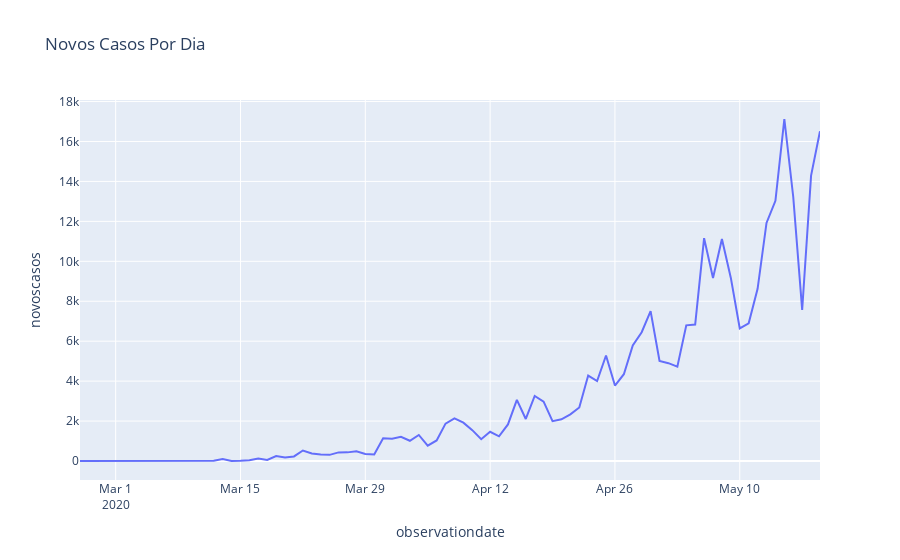

Notebook code for this chart:
### Code cell
#  CRIANDO UM GRAFICO DE LINHAS X= DIA Y= NOVOS CASOS
px.line(df_brasil,"observationdate","novoscasos",title="Novos Casos Por Dia")
